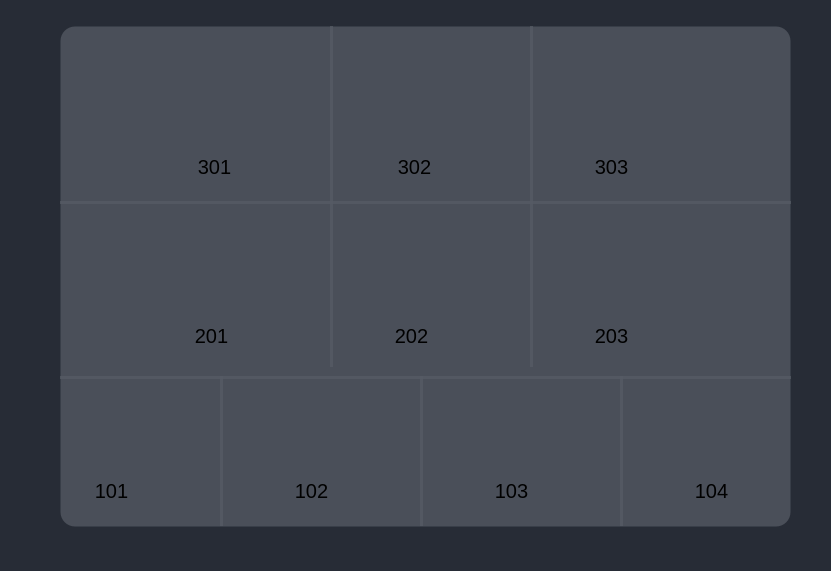
    <widget class="QWidget" name="RoomPage" native="true">
     <property name="geometry">
      <rect>
       <x>0</x>
       <y>0</y>
       <width>831</width>
       <height>571</height>
      </rect>
     </property>
     <property name="palette">
      <palette>
       <active>
        <colorrole role="Button">
         <brush brushstyle="SolidPattern">
          <color alpha="255">
           <red>39</red>
           <green>44</green>
           <blue>54</blue>
          </color>
         </brush>
        </colorrole>
        <colorrole role="Base">
         <brush brushstyle="SolidPattern">
          <color alpha="255">
           <red>39</red>
           <green>44</green>
           <blue>54</blue>
          </color>
         </brush>
        </colorrole>
        <colorrole role="Window">
         <brush brushstyle="SolidPattern">
          <color alpha="255">
           <red>39</red>
           <green>44</green>
           <blue>54</blue>
          </color>
         </brush>
        </colorrole>
       </active>
       <inactive>
        <colorrole role="Button">
         <brush brushstyle="SolidPattern">
          <color alpha="255">
           <red>39</red>
           <green>44</green>
           <blue>54</blue>
          </color>
         </brush>
        </colorrole>
        <colorrole role="Base">
         <brush brushstyle="SolidPattern">
          <color alpha="255">
           <red>39</red>
           <green>44</green>
           <blue>54</blue>
          </color>
         </brush>
        </colorrole>
        <colorrole role="Window">
         <brush brushstyle="SolidPattern">
          <color alpha="255">
           <red>39</red>
           <green>44</green>
           <blue>54</blue>
          </color>
         </brush>
        </colorrole>
       </inactive>
       <disabled>
        <colorrole role="Button">
         <brush brushstyle="SolidPattern">
          <color alpha="255">
           <red>39</red>
           <green>44</green>
           <blue>54</blue>
          </color>
         </brush>
        </colorrole>
        <colorrole role="Base">
         <brush brushstyle="SolidPattern">
          <color alpha="255">
           <red>39</red>
           <green>44</green>
           <blue>54</blue>
          </color>
         </brush>
        </colorrole>
        <colorrole role="Window">
         <brush brushstyle="SolidPattern">
          <color alpha="255">
           <red>39</red>
           <green>44</green>
           <blue>54</blue>
          </color>
         </brush>
        </colorrole>
       </disabled>
      </palette>
     </property>
     <property name="styleSheet">
      <string notr="true">background-color: rgb(39, 44, 54);</string>
     </property>
     <widget class="QWidget" name="SubRoomPage" native="true">
      <property name="geometry">
       <rect>
        <x>60</x>
        <y>26</y>
        <width>731</width>
        <height>501</height>
       </rect>
      </property>
      <property name="styleSheet">
       <string notr="true">border:1px solid;
border-color:transparent;
border-radius:15px;
background-color:rgba(86, 91, 100, 190);
border-shadow:1px</string>
      </property>
      <widget class="Line" name="Partition">
       <property name="geometry">
        <rect>
         <x>0</x>
         <y>175</y>
         <width>731</width>
         <height>3</height>
        </rect>
       </property>
       <property name="orientation">
        <enum>Qt::Horizontal</enum>
       </property>
      </widget>
      <widget class="Line" name="Partition2">
       <property name="geometry">
        <rect>
         <x>0</x>
         <y>350</y>
         <width>731</width>
         <height>3</height>
        </rect>
       </property>
       <property name="orientation">
        <enum>Qt::Horizontal</enum>
       </property>
      </widget>
      <widget class="Line" name="Partition3">
       <property name="geometry">
        <rect>
         <x>270</x>
         <y>0</y>
         <width>3</width>
         <height>341</height>
        </rect>
       </property>
       <property name="orientation">
        <enum>Qt::Vertical</enum>
       </property>
      </widget>
      <widget class="Line" name="Partition4">
       <property name="geometry">
        <rect>
         <x>470</x>
         <y>0</y>
         <width>3</width>
         <height>341</height>
        </rect>
       </property>
       <property name="orientation">
        <enum>Qt::Vertical</enum>
       </property>
      </widget>
      <widget class="Line" name="Partition5">
       <property name="geometry">
        <rect>
         <x>160</x>
         <y>350</y>
         <width>3</width>
         <height>150</height>
        </rect>
       </property>
       <property name="orientation">
        <enum>Qt::Vertical</enum>
       </property>
      </widget>
      <widget class="Line" name="Partition6">
       <property name="geometry">
        <rect>
         <x>360</x>
         <y>350</y>
         <width>3</width>
         <height>150</height>
        </rect>
       </property>
       <property name="orientation">
        <enum>Qt::Vertical</enum>
       </property>
      </widget>
      <widget class="Line" name="Partition7">
       <property name="geometry">
        <rect>
         <x>560</x>
         <y>350</y>
         <width>3</width>
         <height>150</height>
        </rect>
       </property>
       <property name="orientation">
        <enum>Qt::Vertical</enum>
       </property>
      </widget>
      <widget class="QLabel" name="Label303">
       <property name="geometry">
        <rect>
         <x>526</x>
         <y>130</y>
         <width>51</width>
         <height>21</height>
        </rect>
       </property>
       <property name="font">
        <font>
         <pointsize>15</pointsize>
        </font>
       </property>
       <property name="styleSheet">
        <string notr="true">background-color:transparent;
</string>
       </property>
       <property name="text">
        <string>303</string>
       </property>
       <property name="alignment">
        <set>Qt::AlignCenter</set>
       </property>
      </widget>
      <widget class="QPushButton" name="Button203">
       <property name="geometry">
        <rect>
         <x>519</x>
         <y>179</y>
         <width>111</width>
         <height>161</height>
        </rect>
       </property>
       <property name="styleSheet">
        <string notr="true">background-color:transparent;</string>
       </property>
       <property name="text">
        <string/>
       </property>
       <property name="icon">
        <iconset>
         <normaloff>icons/RoomIco.png</normaloff>icons/RoomIco.png</iconset>
       </property>
       <property name="iconSize">
        <size>
         <width>100</width>
         <height>255</height>
        </size>
       </property>
      </widget>
      <widget class="QPushButton" name="Button102">
       <property name="geometry">
        <rect>
         <x>219</x>
         <y>329</y>
         <width>111</width>
         <height>161</height>
        </rect>
       </property>
       <property name="styleSheet">
        <string notr="true">background-color:transparent;</string>
       </property>
       <property name="text">
        <string/>
       </property>
       <property name="icon">
        <iconset>
         <normaloff>icons/RoomIco.png</normaloff>icons/RoomIco.png</iconset>
       </property>
       <property name="iconSize">
        <size>
         <width>100</width>
         <height>255</height>
        </size>
       </property>
      </widget>
      <widget class="QLabel" name="Label302">
       <property name="geometry">
        <rect>
         <x>329</x>
         <y>130</y>
         <width>51</width>
         <height>21</height>
        </rect>
       </property>
       <property name="font">
        <font>
         <pointsize>15</pointsize>
        </font>
       </property>
       <property name="styleSheet">
        <string notr="true">background-color:transparent;
</string>
       </property>
       <property name="text">
        <string>302</string>
       </property>
       <property name="alignment">
        <set>Qt::AlignCenter</set>
       </property>
      </widget>
      <widget class="QLabel" name="Label201">
       <property name="geometry">
        <rect>
         <x>126</x>
         <y>299</y>
         <width>51</width>
         <height>21</height>
        </rect>
       </property>
       <property name="font">
        <font>
         <pointsize>15</pointsize>
        </font>
       </property>
       <property name="styleSheet">
        <string notr="true">background-color:transparent;
</string>
       </property>
       <property name="text">
        <string>201</string>
       </property>
       <property name="alignment">
        <set>Qt::AlignCenter</set>
       </property>
      </widget>
      <widget class="QPushButton" name="Button202">
       <property name="geometry">
        <rect>
         <x>319</x>
         <y>179</y>
         <width>111</width>
         <height>161</height>
        </rect>
       </property>
       <property name="styleSheet">
        <string notr="true">background-color:transparent;</string>
       </property>
       <property name="text">
        <string/>
       </property>
       <property name="icon">
        <iconset>
         <normaloff>icons/RoomIco.png</normaloff>icons/RoomIco.png</iconset>
       </property>
       <property name="iconSize">
        <size>
         <width>100</width>
         <height>255</height>
        </size>
       </property>
      </widget>
      <widget class="QPushButton" name="Button302">
       <property name="geometry">
        <rect>
         <x>322</x>
         <y>9</y>
         <width>111</width>
         <height>161</height>
        </rect>
       </property>
       <property name="styleSheet">
        <string notr="true">background-color:transparent;</string>
       </property>
       <property name="text">
        <string/>
       </property>
       <property name="icon">
        <iconset>
         <normaloff>icons/RoomIco.png</normaloff>icons/RoomIco.png</iconset>
       </property>
       <property name="iconSize">
        <size>
         <width>100</width>
         <height>255</height>
        </size>
       </property>
      </widget>
      <widget class="QLabel" name="Label203">
       <property name="geometry">
        <rect>
         <x>526</x>
         <y>299</y>
         <width>51</width>
         <height>21</height>
        </rect>
       </property>
       <property name="font">
        <font>
         <pointsize>15</pointsize>
        </font>
       </property>
       <property name="styleSheet">
        <string notr="true">background-color:transparent;
</string>
       </property>
       <property name="text">
        <string>203</string>
       </property>
       <property name="alignment">
        <set>Qt::AlignCenter</set>
       </property>
      </widget>
      <widget class="QPushButton" name="Button104">
       <property name="geometry">
        <rect>
         <x>619</x>
         <y>329</y>
         <width>111</width>
         <height>161</height>
        </rect>
       </property>
       <property name="styleSheet">
        <string notr="true">background-color:transparent;</string>
       </property>
       <property name="text">
        <string/>
       </property>
       <property name="icon">
        <iconset>
         <normaloff>icons/RoomIco.png</normaloff>icons/RoomIco.png</iconset>
       </property>
       <property name="iconSize">
        <size>
         <width>100</width>
         <height>255</height>
        </size>
       </property>
      </widget>
      <widget class="QPushButton" name="Button103">
       <property name="geometry">
        <rect>
         <x>419</x>
         <y>329</y>
         <width>111</width>
         <height>161</height>
        </rect>
       </property>
       <property name="styleSheet">
        <string notr="true">background-color:transparent;</string>
       </property>
       <property name="text">
        <string/>
       </property>
       <property name="icon">
        <iconset>
         <normaloff>icons/RoomIco.png</normaloff>icons/RoomIco.png</iconset>
       </property>
       <property name="iconSize">
        <size>
         <width>100</width>
         <height>255</height>
        </size>
       </property>
      </widget>
      <widget class="QPushButton" name="Button301">
       <property name="geometry">
        <rect>
         <x>119</x>
         <y>9</y>
         <width>111</width>
         <height>161</height>
        </rect>
       </property>
       <property name="styleSheet">
        <string notr="true">background-color:transparent;</string>
       </property>
       <property name="text">
        <string/>
       </property>
       <property name="icon">
        <iconset>
         <normaloff>icons/RoomIco.png</normaloff>icons/RoomIco.png</iconset>
       </property>
       <property name="iconSize">
        <size>
         <width>100</width>
         <height>255</height>
        </size>
       </property>
      </widget>
      <widget class="QPushButton" name="Button201">
       <property name="geometry">
        <rect>
         <x>119</x>
         <y>179</y>
         <width>111</width>
         <height>161</height>
        </rect>
       </property>
       <property name="styleSheet">
        <string notr="true">background-color:transparent;</string>
       </property>
       <property name="text">
        <string/>
       </property>
       <property name="icon">
        <iconset>
         <normaloff>icons/RoomIco.png</normaloff>icons/RoomIco.png</iconset>
       </property>
       <property name="iconSize">
        <size>
         <width>100</width>
         <height>255</height>
        </size>
       </property>
      </widget>
      <widget class="QPushButton" name="Button101">
       <property name="geometry">
        <rect>
         <x>19</x>
         <y>329</y>
         <width>111</width>
         <height>161</height>
        </rect>
       </property>
       <property name="styleSheet">
        <string notr="true">background-color:transparent;</string>
       </property>
       <property name="text">
        <string/>
       </property>
       <property name="icon">
        <iconset>
         <normaloff>icons/RoomIco.png</normaloff>icons/RoomIco.png</iconset>
       </property>
       <property name="iconSize">
        <size>
         <width>100</width>
         <height>255</height>
        </size>
       </property>
      </widget>
      <widget class="QLabel" name="Label102">
       <property name="geometry">
        <rect>
         <x>226</x>
         <y>454</y>
         <width>51</width>
         <height>21</height>
        </rect>
       </property>
       <property name="font">
        <font>
         <pointsize>15</pointsize>
        </font>
       </property>
       <property name="styleSheet">
        <string notr="true">background-color:transparent;
</string>
       </property>
       <property name="text">
        <string>102</string>
       </property>
       <property name="alignment">
        <set>Qt::AlignCenter</set>
       </property>
      </widget>
      <widget class="QLabel" name="Label104">
       <property name="geometry">
        <rect>
         <x>626</x>
         <y>454</y>
         <width>51</width>
         <height>21</height>
        </rect>
       </property>
       <property name="font">
        <font>
         <pointsize>15</pointsize>
        </font>
       </property>
       <property name="styleSheet">
        <string notr="true">background-color:transparent;
</string>
       </property>
       <property name="text">
        <string>104</string>
       </property>
       <property name="alignment">
        <set>Qt::AlignCenter</set>
       </property>
      </widget>
      <widget class="QLabel" name="Label103">
       <property name="geometry">
        <rect>
         <x>426</x>
         <y>454</y>
         <width>51</width>
         <height>21</height>
        </rect>
       </property>
       <property name="font">
        <font>
         <pointsize>15</pointsize>
        </font>
       </property>
       <property name="styleSheet">
        <string notr="true">background-color:transparent;
</string>
       </property>
       <property name="text">
        <string>103</string>
       </property>
       <property name="alignment">
        <set>Qt::AlignCenter</set>
       </property>
      </widget>
      <widget class="QLabel" name="Label301">
       <property name="geometry">
        <rect>
         <x>129</x>
         <y>130</y>
         <width>51</width>
         <height>21</height>
        </rect>
       </property>
       <property name="font">
        <font>
         <pointsize>15</pointsize>
        </font>
       </property>
       <property name="styleSheet">
        <string notr="true">background-color:transparent;
</string>
       </property>
       <property name="text">
        <string>301</string>
       </property>
       <property name="alignment">
        <set>Qt::AlignCenter</set>
       </property>
      </widget>
      <widget class="QLabel" name="Label101">
       <property name="geometry">
        <rect>
         <x>26</x>
         <y>454</y>
         <width>51</width>
         <height>21</height>
        </rect>
       </property>
       <property name="font">
        <font>
         <pointsize>15</pointsize>
        </font>
       </property>
       <property name="styleSheet">
        <string notr="true">background-color:transparent;
</string>
       </property>
       <property name="text">
        <string>101</string>
       </property>
       <property name="alignment">
        <set>Qt::AlignCenter</set>
       </property>
      </widget>
      <widget class="QPushButton" name="Button303">
       <property name="geometry">
        <rect>
         <x>519</x>
         <y>9</y>
         <width>111</width>
         <height>161</height>
        </rect>
       </property>
       <property name="styleSheet">
        <string notr="true">background-color:transparent;</string>
       </property>
       <property name="text">
        <string/>
       </property>
       <property name="icon">
        <iconset>
         <normaloff>icons/RoomIco.png</normaloff>icons/RoomIco.png</iconset>
       </property>
       <property name="iconSize">
        <size>
         <width>100</width>
         <height>255</height>
        </size>
       </property>
      </widget>
      <widget class="QLabel" name="Label202">
       <property name="geometry">
        <rect>
         <x>326</x>
         <y>299</y>
         <width>51</width>
         <height>21</height>
        </rect>
       </property>
       <property name="font">
        <font>
         <pointsize>15</pointsize>
        </font>
       </property>
       <property name="styleSheet">
        <string notr="true">background-color:transparent;
</string>
       </property>
       <property name="text">
        <string>202</string>
       </property>
       <property name="alignment">
        <set>Qt::AlignCenter</set>
       </property>
      </widget>
      <zorder>Partition</zorder>
      <zorder>Partition2</zorder>
      <zorder>Partition3</zorder>
      <zorder>Partition4</zorder>
      <zorder>Partition5</zorder>
      <zorder>Partition6</zorder>
      <zorder>Partition7</zorder>
      <zorder>Button203</zorder>
      <zorder>Button102</zorder>
      <zorder>Button202</zorder>
      <zorder>Button302</zorder>
      <zorder>Label203</zorder>
      <zorder>Button104</zorder>
      <zorder>Button103</zorder>
      <zorder>Button301</zorder>
      <zorder>Button201</zorder>
      <zorder>Button101</zorder>
      <zorder>Label102</zorder>
      <zorder>Label104</zorder>
      <zorder>Label103</zorder>
      <zorder>Label301</zorder>
      <zorder>Label101</zorder>
      <zorder>Button303</zorder>
      <zorder>Label202</zorder>
      <zorder>Label303</zorder>
      <zorder>Label302</zorder>
      <zorder>Label201</zorder>
     </widget>
     <widget class="QLabel" name="RBG">
      <property name="geometry">
       <rect>
        <x>10</x>
        <y>10</y>
        <width>811</width>
        <height>531</height>
       </rect>
      </property>
      <property name="text">
       <string/>
      </property>
      <property name="pixmap">
       <pixmap>background/bg4.jpg</pixmap>
      </property>
      <property name="scaledContents">
       <bool>true</bool>
      </property>
     </widget>
     <zorder>RBG</zorder>
     <zorder>SubRoomPage</zorder>
    </widget>
